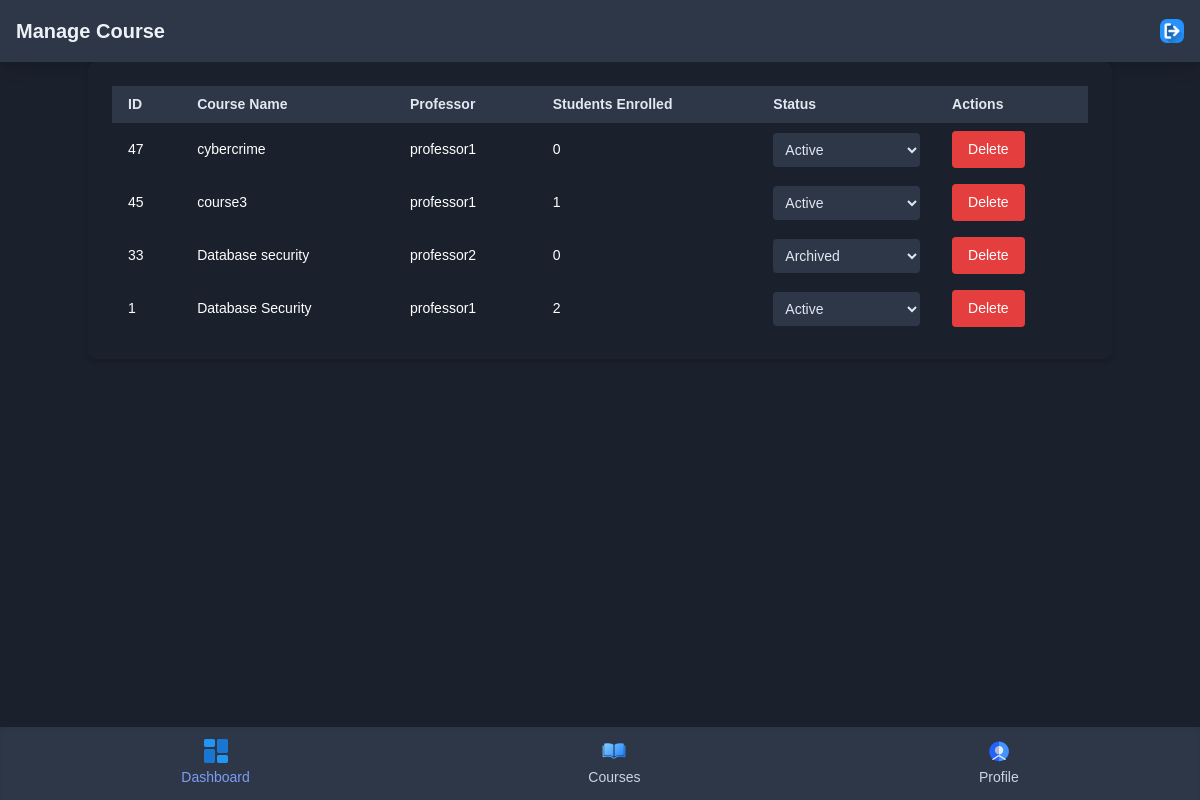
Screenshot of /manage_courses.php (signed in) with the database file from the repository.
### tables this page shows
CREATE TABLE `Course` (
  `id` int NOT NULL,
  `name` varchar(100) NOT NULL,
  `professor_id` int DEFAULT NULL,
  `status` enum('active','archived') DEFAULT 'active',
  `description` text
);

CREATE TABLE `User` (
  `id` int NOT NULL,
  `username` varchar(50) NOT NULL,
  `password_hash` varchar(255) NOT NULL,
  `email` varchar(100) DEFAULT NULL,
  `role` enum('student','professor','secretary','admin','blocked') NOT NULL
);

### manage_courses.php (the view, shortened to what this page needs)
<?php
require 'db_connect.php';
$errors = [];
$courses = [];
try {
    $stmt = $pdo->query("
        SELECT
            c.id, c.name, c.professor_id, c.status,
            u.username AS professor_name,
            (SELECT COUNT(*) FROM Enrollment WHERE course_id = c.id) AS student_count
        FROM Course c
        LEFT JOIN User u ON c.professor_id = u.id
        ORDER BY c.id DESC
    ");
    $courses = $stmt->fetchAll(PDO::FETCH_ASSOC);
} catch (PDOException $e) {
    $errors[] = 'Database error: ' . $e->getMessage();
}
?>
<!DOCTYPE html>
<html lang="en">
<head>
    <link rel="stylesheet" href="css/main.css">
    <link href="Tailwind/output.css" rel="stylesheet">
</head>
<body class="bg-gray-900 text-gray-200">
<header class="bg-gray-800 p-4 shadow-lg flex justify-between items-center">
    <h1 class="text-xl font-bold"> Manage Course </h1>
    <a href="logout.php">
        <img src="img/logout.png" alt="Logout" class="w-6 h-6">
    </a>
</header>
<div class="container mx-auto p-6 bg-gray-900 text-white rounded-lg shadow-md">
    <?php if (empty($courses)): ?>
        <p class="text-gray-400">No courses found.</p>
    <?php else: ?>
        <div class="overflow-x-auto">
            <table class="table-auto w-full text-left text-sm">
                <thead class="bg-gray-800 text-gray-300">
                    <tr>
                        <th class="px-4 py-2">ID</th>
                        <th class="px-4 py-2">Course Name</th>
                        <th class="px-4 py-2">Professor</th>
                        <th class="px-4 py-2">Students Enrolled</th>
                        <th class="px-4 py-2">Status</th>
                        <th class="px-4 py-2">Actions</th>
                    </tr>
                </thead>
                <tbody>
                    <?php foreach ($courses as $course): ?>
                        <tr class="hover:bg-gray-700 transition">
                            <td class="px-4 py-2"><?= htmlspecialchars($course['id']) ?></td>
                            <td class="px-4 py-2"><?= htmlspecialchars($course['name']) ?></td>
                            <td class="px-4 py-2"><?= htmlspecialchars($course['professor_name']) ?></td>
                            <td class="px-4 py-2"><?= htmlspecialchars($course['student_count']) ?></td>
                            <td class="px-4 py-2">
                                <select
                                    class="bg-gray-800 text-gray-300 p-2 rounded w-full"
                                    onchange="updateStatus(<?= $course['id'] ?>, this.value)">
                                    <option value="active" <?= $course['status'] === 'active' ? 'selected' : '' ?>>Active</option>
                                    <option value="archived" <?= $course['status'] === 'archived' ? 'selected' : '' ?>>Archived</option>
                                </select>
                            </td>
                            <td class="px-4 py-2">
                                <button
                                    class="bg-red-600 text-white px-4 py-2 rounded hover:bg-red-700 transition"
                                    onclick="deleteCourse(<?= $course['id'] ?>)">
                                    Delete
                                </button>
                            </td>
                        </tr>
                    <?php endforeach; ?>
                </tbody>
            </table>
        </div>
    <?php endif; ?>
</div>
<div class="fixed bottom-0 left-0 w-full bg-gray-800 p-3 flex justify-around shadow-inner">
    <a href="secretary_dashboard.php" class="flex flex-col items-center text-indigo-400">
        <img src="img/dashboard.png" alt="Dashboard" class="w-6 h-6">
        <span class="text-sm mt-1">Dashboard</span>
    </a>
    <a href="course_catalogue.php" class="flex flex-col items-center text-gray-400 hover:text-indigo-400">
        <img src="img/book.png" alt="Courses" class="w-6 h-6">
        <span class="text-sm mt-1">Courses</span>
    </a>
    <a href="myprofile.php" class="flex flex-col items-center text-gray-400 hover:text-indigo-400">
        <img src="img/user.png" alt="Profile" class="w-6 h-6">
        <span class="text-sm mt-1">Profile</span>
    </a>
</div>
</html>

### css/main.css (style rules this page uses)
body { font-family: Arial, sans-serif; margin: 0; padding: 0; color: #fff; display: flex; flex-direction: column; min-height: 100vh; }
body { padding-bottom: 80px; }

### rows the page displays
course: id "47", name "cybercrime", professor.username "professor1", student_count "0", status+id "Active"
course: id "45", name "course3", professor.username "professor1", student_count "1", status+id "Active"
course: id "33", name "Database security", professor.username "professor2", student_count "0", status+id "Archived"
course: id "1", name "Database Security", professor.username "professor1", student_count "2", status+id "Active"
